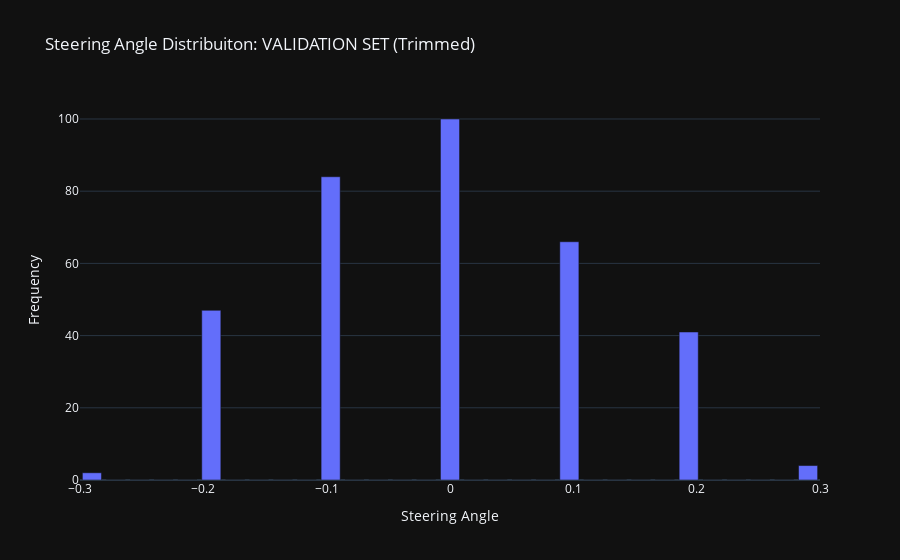

Notebook code for this chart:
### Markdown cell above
### Balanced Histogram of the Validation Set

### Code cell
freq_val, _ = np.histogram(y_val, nbins_val) # we already have our bins created...  steerings steerings

fig = px.bar(x        = cbins_val, 
             y        = freq_val, 
             labels   = {'x' : 'Steering Angle', 'y' : 'Frequency'}, 
             title    = "Steering Angle Distribuiton: VALIDATION SET (Trimmed)",
             template ="plotly_dark")

fig.show()

### Figure 1 — Plotly figure (JSON) as saved in the notebook; plotly's stock layout.template omitted (floating-point values rounded to 4 significant figures)
{"data": [{"alignmentgroup": "True", "hovertemplate": "Steering Angle=%{x}<br>Frequency=%{y}<extra></extra>", "legendgroup": "", "marker": {"color": "#636efa", "pattern": {"shape": ""}}, "name": "", "offsetgroup": "", "orientation": "v", "showlegend": false, "textposition": "auto", "type": "bar", "x": [-0.2903, -0.271, -0.2516, -0.2323, -0.2129, -0.1935, -0.1742, -0.1548, -0.1355, -0.1161, -0.09677, -0.07742, -0.05806, -0.03871, -0.01935, 2.776e-17, 0.01935, 0.03871, 0.05806, 0.07742, 0.09677, 0.1161, 0.1355, 0.1548, 0.1742, 0.1935, 0.2129, 0.2323, 0.2516, 0.271, 0.2903], "xaxis": "x", "y": [2, 0, 0, 0, 0, 47, 0, 0, 0, 0, 84, 0, 0, 0, 0, 100, 0, 0, 0, 0, 66, 0, 0, 0, 0, 41, 0, 0, 0, 0, 4], "yaxis": "y"}], "layout": {"barmode": "relative", "legend": {"tracegroupgap": 0}, "title": {"text": "Steering Angle Distribuiton: VALIDATION SET (Trimmed)"}, "xaxis": {"anchor": "y", "domain": [0, 1], "title": {"text": "Steering Angle"}}, "yaxis": {"anchor": "x", "domain": [0, 1], "title": {"text": "Frequency"}}}}
